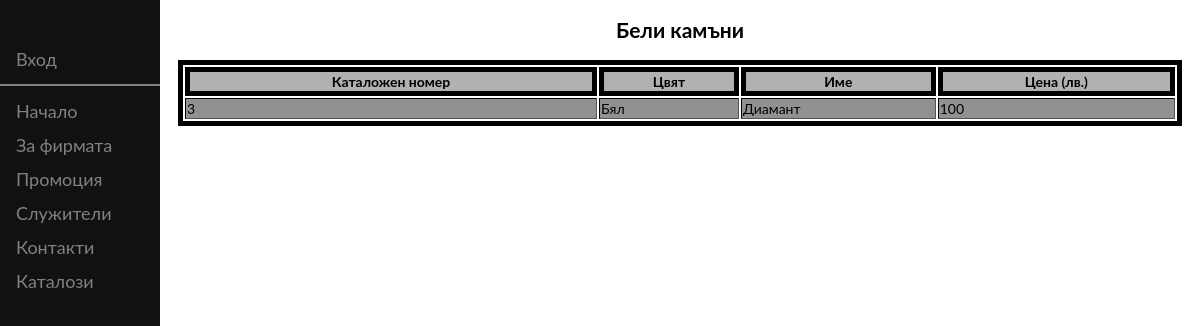
The page /4kit-exam-project/beli.php on the database its author committed.
### tables this page shows
CREATE TABLE `crystals` (
  `CrystalID` int(10) NOT NULL,
  `Color` enum('Зелен','Червен','Бял') NOT NULL,
  `Name` char(40) NOT NULL,
  `Price` char(10) NOT NULL
);

### 4kit-exam-project/beli.php (the view, shortened to what this page needs)
<?php
include"db.php";
?>
<!DOCTYPE html>
<html lang="bg">
<head>
  <link href="site.css" rel="stylesheet" type="text/css"/>
</head>
<body>
<?php include ("menu.php"); ?>
	<div id="main">
	<center>
	<h2> Бели камъни </h2>
	<table border="1" class="table1">
	<tr>
	<th> Каталожен номер</th>
	<th> Цвят </th>
	<th> Име</th>
	<th> Цена (лв.) </th>
	</tr>
<?php
	$query="SELECT * FROM crystals
	WHERE Color='Бял'";
	if($result=mysqli_query($link,$query))
	{
		while($row=mysqli_fetch_assoc($result)){
	?>
<tr>
	<td><?php echo$row['CrystalID'];?></td>
	<td><?php echo$row['Color'];?></td>
	<td><?php echo$row['Name'];?></td>
	<td><?php echo$row['Price'];?></td>
</tr>
<?php
			}
	}
	else
	{
?>
<tr><td colspan='12' align='center'> Няма записи</td></tr>
<?php
	}
?>
	</table>
	</center>
	</div>
</body>
</html>

### 4kit-exam-project/site.css (style rules this page uses)
body { font-family: "Lato", sans-serif; }
#main { margin-left: 160px; font-size: 14px; padding: 0px 10px; }
table.table1 { width:100%; }
table,th,tr { border: 5px solid black; }
tr:nth-child(even) { background-color: #919191; }
tr:nth-child(odd) { background-color: #B1B1B1; }

### rows shown on the page
crystals: CrystalID "3", Color "Бял", Name "Диамант", Price "100"
